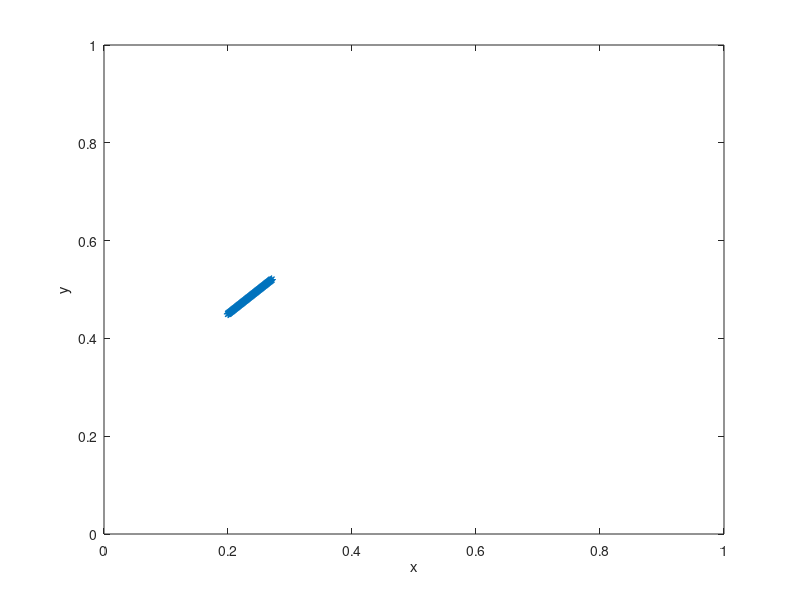

This chart was generated by the following MATLAB code:
%-------------------------------------------------------------------------------------------------------------------%
%
% IB2d is an Immersed Boundary Code (IB) for solving fully coupled non-linear 
% 	fluid-structure interaction models. This version of the code is based off of
%	Peskin's Immersed Boundary Method Paper in Acta Numerica, 2002.
%
% Author: Nicholas A. Battista
% Email:  nick.battista@unc.edu
% Date Created: May 27th, 2015
% Institution: UNC-CH
%
% This code is capable of creating Lagrangian Structures using:
% 	1. Springs
% 	2. Beams (*torsional springs)
% 	3. Target Points
%	4. Muscle-Model (combined Force-Length-Velocity model, "HIll+(Length-Tension)")
%
% One is able to update those Lagrangian Structure parameters, e.g., spring constants, resting %%	lengths, etc
% 
% There are a number of built in Examples, mostly used for teaching purposes. 
% 
% If you would like us %to add a specific muscle model, please let Nick (nick.battista@unc.edu) know.
%
%--------------------------------------------------------------------------------------------------------------------%

%%%%%%%%%%%%%%%%%%%%%%%%%%%%%%%%%%%%%%%%%%%%%%%%%%%%%%%%%%%%%%%%%%%%%%%%%%%%%%%%%%%%%%
%
% FUNCTION: creates the RUBBERBAND-EXAMPLE geometry and prints associated input files
%
%%%%%%%%%%%%%%%%%%%%%%%%%%%%%%%%%%%%%%%%%%%%%%%%%%%%%%%%%%%%%%%%%%%%%%%%%%%%%%%%%%%%%%

function Insect_Wing()

%
% Grid Parameters (MAKE SURE MATCHES IN input2d !!!)
%
Nx =  512;        % # of Eulerian Grid Pts. in x-Direction (MUST BE EVEN!!!)
Ny =  512;        % # of Eulerian Grid Pts. in y-Direction (MUST BE EVEN!!!)
Lx = 1.0;        % Length of Eulerian Grid in x-Direction
Ly = 1.0;        % Length of Eulerian Grid in y-Direction

%
% Immersed Structure Geometric / Dynamic Parameters %
%
ds = Lx/(2*Nx);  % Lagrangian Spacing
struct_name = 'wing'; % Name for .vertex, .spring, etc files.


% Call function to construct geometry
[xLag,yLag] = give_Me_Immsersed_Boundary_Geometry(Lx,ds);


% Plot Geometry to test
plot(xLag,yLag,'r-'); hold on;
plot(xLag,yLag,'*'); hold on;
xlabel('x'); ylabel('y');
axis([0 Lx 0 Lx]);



% Prints .vertex file!
print_Lagrangian_Vertices(xLag,yLag,struct_name);


% Prints .spring file!
%k_Spring = 1e7;
%print_Lagrangian_Springs(xLag,yLag,k_Spring,ds_Rest,struct_name);


% Prints .beam file!
%k_Beam = 0.5; C = 0.0;
%print_Lagrangian_Beams(xLag,yLag,k_Beam,C,struct_name);


% Prints .target file!
k_Target = 2.0e7;
print_Lagrangian_Target_Pts(xLag,k_Target,struct_name);

%%%%%%%%%%%%%%%%%%%%%%%%%%%%%%%%%%%%%%%%%%%%%%%%%%%%%%%%%%%%%%%%%%%%%%%%
%
% FUNCTION: prints VERTEX points to a file called rubberband.vertex
%
%%%%%%%%%%%%%%%%%%%%%%%%%%%%%%%%%%%%%%%%%%%%%%%%%%%%%%%%%%%%%%%%%%%%%%%%

function print_Lagrangian_Vertices(xLag,yLag,struct_name)

    N = length(xLag);

    vertex_fid = fopen([struct_name '.vertex'], 'w');

    fprintf(vertex_fid, '%d\n', N );

    %Loops over all Lagrangian Pts.
    for s = 1:N
        X_v = xLag(s);
        Y_v = yLag(s);
        fprintf(vertex_fid, '%1.16e %1.16e\n', X_v, Y_v);
    end

    fclose(vertex_fid); 
    
    %%%%%%%%%%%%%%%%%%%%%%%%%%%%%%%%%%%%%%%%%%%%%%%%%%%%%%%%%%%%%%%%%%%%%%%%
%
% FUNCTION: prints Vertex points to a file called rubberband.vertex
%
%%%%%%%%%%%%%%%%%%%%%%%%%%%%%%%%%%%%%%%%%%%%%%%%%%%%%%%%%%%%%%%%%%%%%%%%

function print_Lagrangian_Target_Pts(xLag,k_Target,struct_name)

    N = length(xLag);

    target_fid = fopen([struct_name '.target'], 'w');

    fprintf(target_fid, '%d\n', N );

    %Loops over all Lagrangian Pts.
    for s = 1:N
        fprintf(target_fid, '%d %1.16e\n', s, k_Target);
    end

    fclose(target_fid); 
    
    
%%%%%%%%%%%%%%%%%%%%%%%%%%%%%%%%%%%%%%%%%%%%%%%%%%%%%%%%%%%%%%%%%%%%%%%%%%%%%%%%%%%%%
%
% FUNCTION: prints BEAM (Torsional Spring) points to a file called rubberband.beam
%
%%%%%%%%%%%%%%%%%%%%%%%%%%%%%%%%%%%%%%%%%%%%%%%%%%%%%%%%%%%%%%%%%%%%%%%%%%%%%%%%%%%%%

function print_Lagrangian_Beams(xLag,yLag,k_Beam,C,struct_name)

    % k_Beam: beam stiffness
    % C: beam curvature
    
    N = length(xLag); % NOTE: Total number of beams = Number of Total Lag Pts. - 2

    beam_fid = fopen([struct_name '.beam'], 'w');

    fprintf(beam_fid, '%d\n', N );

    %spring_force = kappa_spring*ds/(ds^2);

    %BEAMS BETWEEN VERTICES
    for s = 2:N-1
            if  s <= N-1         
                fprintf(beam_fid, '%d %d %d %1.16e %1.16e\n',s-1, s, s+1, k_Beam, C);  
            else
                %Case s=N
                fprintf(beam_fid, '%d %d %d %1.16e %1.16e\n',s-1, s, 1,   k_Beam, C);  
            end
    end
    fclose(beam_fid); 


%%%%%%%%%%%%%%%%%%%%%%%%%%%%%%%%%%%%%%%%%%%%%%%%%%%%%%%%%%%%%%%%%%%%%%%%
%
% FUNCTION: prints SPRING points to a file called rubberband.spring
%
%%%%%%%%%%%%%%%%%%%%%%%%%%%%%%%%%%%%%%%%%%%%%%%%%%%%%%%%%%%%%%%%%%%%%%%%

function print_Lagrangian_Springs(xLag,yLag,k_Spring,ds_Rest,struct_name)

    N = length(xLag);

    spring_fid = fopen([struct_name '.spring'], 'w');

    fprintf(spring_fid, '%d\n', N );

    %spring_force = kappa_spring*ds/(ds^2);

    %SPRINGS BETWEEN VERTICES
    for s = 1:N
            if s < N         
                fprintf(spring_fid, '%d %d %1.16e %1.16e\n', s, s+1, k_Spring, ds_Rest);  
            else
                %Case s=N
                fprintf(spring_fid, '%d %d %1.16e %1.16e\n', s, 1,   k_Spring, ds_Rest);  
            end
    end
    fclose(spring_fid); 
    
    

%%%%%%%%%%%%%%%%%%%%%%%%%%%%%%%%%%%%%%%%%%%%%%%%%%%%%%%%%%%%%%%%%%%%%%%%
%
% FUNCTION: creates the Lagrangian structure geometry
%
%%%%%%%%%%%%%%%%%%%%%%%%%%%%%%%%%%%%%%%%%%%%%%%%%%%%%%%%%%%%%%%%%%%%%%%%

function [xLag,yLag] = give_Me_Immsersed_Boundary_Geometry(L,ds)

% The immsersed structure is a line at 45 deg angle of attack %
Lw = L/10;

% Make line geometry
xLag = 0:ds:Lw;
yLag = zeros(1,length(xLag));

% Rotate Geometry
ang = pi/4;
[xLag,yLag] = rotate_geometry(xLag,yLag,ang);

% Translate Geometry
xLag = xLag + L/5;
yLag = yLag + L/2 - L/20;


%%%%%%%%%%%%%%%%%%%%%%%%%%%%%%%%%%%%%%%%%%%%%%%%%%%%%%%%%%%%%%%%%%%%%%%%
%
% FUNCTION: rotate the geometry (x,y) by angle, ang.
%
%%%%%%%%%%%%%%%%%%%%%%%%%%%%%%%%%%%%%%%%%%%%%%%%%%%%%%%%%%%%%%%%%%%%%%%%

function [xN,yN] = rotate_geometry(x,y,ang)

for i=1:length(x)
   xN(i) = x(i)*cos(ang) - y(i)*sin(ang);
   yN(i) = x(i)*sin(ang) + y(i)*cos(ang);
end
